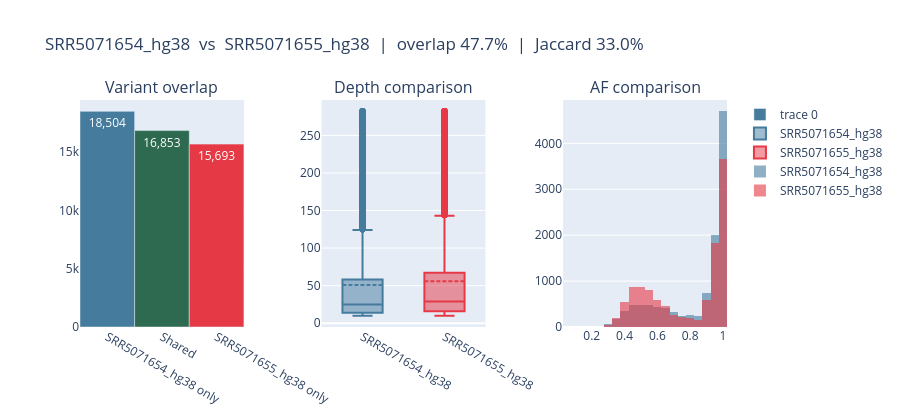

Write notebook code for a chart like this one.
### Markdown cell above
## Cross-sample comparison
Select two runs to compare their QC metrics side-by-side and see how many variants they share.

### Code cell
sel_a = widgets.Dropdown(
    options=run_ids, description='Run A:',
    layout=widgets.Layout(width='350px')
)
sel_b = widgets.Dropdown(
    options=run_ids,
    value=run_ids[1] if len(run_ids) > 1 else run_ids[0],
    description='Run B:',
    layout=widgets.Layout(width='350px')
)

_compare_busy = [False]

def render_compare(run_a, run_b):
    if _compare_busy[0]:
        return
    _compare_busy[0] = True
    try:
        clear_output(wait=False)
        display(widgets.HBox([sel_a, sel_b]))

        def get_variants(rid):
            return query("""
                SELECT v.chromosome, v.position, v.ref_allele, v.alt_allele,
                       gc.depth, gc.allele_freq, gc.quality
                FROM genotype_calls gc
                JOIN variants v ON gc.variant_id = v.variant_id
                WHERE gc.run_id = ?
            """, (rid,))

        df_a = get_variants(run_a)
        df_b = get_variants(run_b)

        if df_a.empty or df_b.empty:
            print('One or both runs have no variant data.')
            return

        key_cols = ['chromosome', 'position', 'ref_allele', 'alt_allele']
        set_a = set(df_a[key_cols].itertuples(index=False, name=None))
        set_b = set(df_b[key_cols].itertuples(index=False, name=None))
        shared = len(set_a & set_b)
        only_a = len(set_a - set_b)
        only_b = len(set_b - set_a)

        fig = make_subplots(
            rows=1, cols=3,
            subplot_titles=('Variant overlap', 'Depth comparison', 'AF comparison'),
            horizontal_spacing=0.12
        )

        labels = [f'{run_a} only', 'Shared', f'{run_b} only']
        values = [only_a, shared, only_b]
        fig.add_trace(go.Bar(
            x=labels, y=values,
            marker_color=['#457b9d', '#2d6a4f', '#e63946'],
            text=[f'{v:,}' for v in values], textposition='auto'
        ), row=1, col=1)

        depth_cap = max(df_a['depth'].quantile(0.99), df_b['depth'].quantile(0.99))
        fig.add_trace(go.Box(
            y=df_a[df_a['depth'] <= depth_cap]['depth'],
            name=run_a, marker_color='#457b9d', boxmean=True
        ), row=1, col=2)
        fig.add_trace(go.Box(
            y=df_b[df_b['depth'] <= depth_cap]['depth'],
            name=run_b, marker_color='#e63946', boxmean=True
        ), row=1, col=2)
        fig.add_trace(go.Histogram(
            x=df_a['allele_freq'], nbinsx=30,
            name=run_a, opacity=0.6, marker_color='#457b9d'
        ), row=1, col=3)
        fig.add_trace(go.Histogram(
            x=df_b['allele_freq'], nbinsx=30,
            name=run_b, opacity=0.6, marker_color='#e63946'
        ), row=1, col=3)

        overlap_pct = shared / len(set_a) * 100 if set_a else 0
        jaccard = shared / len(set_a | set_b) * 100 if (set_a | set_b) else 0
        fig.update_layout(
            height=420, barmode='overlay',
            title=f'{run_a}  vs  {run_b}  |  overlap {overlap_pct:.1f}%  |  Jaccard {jaccard:.1f}%'
        )
        display(fig)

        run_info = query("""
            SELECT r.run_id, s.name AS sample, r.mapping_rate, r.total_raw, r.total_filt
            FROM runs r JOIN samples s ON r.sample_id = s.sample_id
            WHERE r.run_id IN (?, ?)
        """, (run_a, run_b))
        display(run_info.style.format({'mapping_rate': '{:.1f}',
                                       'total_raw': '{:,}', 'total_filt': '{:,}'}))
    finally:
        _compare_busy[0] = False

def on_compare_change(change):
    render_compare(sel_a.value, sel_b.value)

sel_a.observe(on_compare_change, names='value')
sel_b.observe(on_compare_change, names='value')

if len(run_ids) >= 2:
    render_compare(run_ids[0], run_ids[1])

### Figure 1 — Plotly figure (JSON) as saved in the notebook; plotly's stock layout.template omitted (floating-point values rounded to 4 significant figures; data arrays with more than 128 entries replaced by an {"elided": "..."} marker saying what was removed)
{"data": [{"marker": {"color": ["#457b9d", "#2d6a4f", "#e63946"]}, "text": ["18,504", "16,853", "15,693"], "textposition": "auto", "type": "bar", "x": ["SRR5071654_hg38 only", "Shared", "SRR5071655_hg38 only"], "xaxis": "x", "y": [18504, 16853, 15693], "yaxis": "y"}, {"boxmean": true, "marker": {"color": "#457b9d"}, "name": "SRR5071654_hg38", "type": "box", "xaxis": "x2", "y": {"elided": "35123 int values"}, "yaxis": "y2"}, {"boxmean": true, "marker": {"color": "#e63946"}, "name": "SRR5071655_hg38", "type": "box", "xaxis": "x2", "y": {"elided": "32228 int values"}, "yaxis": "y2"}, {"marker": {"color": "#457b9d"}, "name": "SRR5071654_hg38", "nbinsx": 30, "opacity": 0.6, "type": "histogram", "x": {"elided": "35361 float values"}, "xaxis": "x3", "yaxis": "y3"}, {"marker": {"color": "#e63946"}, "name": "SRR5071655_hg38", "nbinsx": 30, "opacity": 0.6, "type": "histogram", "x": {"elided": "32549 float values"}, "xaxis": "x3", "yaxis": "y3"}], "layout": {"annotations": [{"font": {"size": 16}, "showarrow": false, "text": "Variant overlap", "x": 0.1267, "xanchor": "center", "xref": "paper", "y": 1, "yanchor": "bottom", "yref": "paper"}, {"font": {"size": 16}, "showarrow": false, "text": "Depth comparison", "x": 0.5, "xanchor": "center", "xref": "paper", "y": 1, "yanchor": "bottom", "yref": "paper"}, {"font": {"size": 16}, "showarrow": false, "text": "AF comparison", "x": 0.8733, "xanchor": "center", "xref": "paper", "y": 1, "yanchor": "bottom", "yref": "paper"}], "barmode": "overlay", "height": 420, "title": {"text": "SRR5071654_hg38  vs  SRR5071655_hg38  |  overlap 47.7%  |  Jaccard 33.0%"}, "xaxis": {"anchor": "y", "domain": [0, 0.2533]}, "xaxis2": {"anchor": "y2", "domain": [0.3733, 0.6267]}, "xaxis3": {"anchor": "y3", "domain": [0.7467, 1]}, "yaxis": {"anchor": "x", "domain": [0, 1]}, "yaxis2": {"anchor": "x2", "domain": [0, 1]}, "yaxis3": {"anchor": "x3", "domain": [0, 1]}}}
